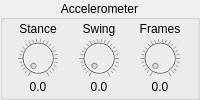
           <widget class="QGroupBox" name="groupBox_5">
            <property name="title">
             <string>Accelerometer</string>
            </property>
            <property name="alignment">
             <set>Qt::AlignCenter</set>
            </property>
            <layout class="QGridLayout" name="gridLayout">
             <property name="leftMargin">
              <number>0</number>
             </property>
             <property name="topMargin">
              <number>0</number>
             </property>
             <property name="rightMargin">
              <number>0</number>
             </property>
             <property name="bottomMargin">
              <number>2</number>
             </property>
             <property name="verticalSpacing">
              <number>0</number>
             </property>
             <item row="1" column="2">
              <widget class="QLabel" name="rl7">
               <property name="sizePolicy">
                <sizepolicy hsizetype="Minimum" vsizetype="Minimum">
                 <horstretch>0</horstretch>
                 <verstretch>0</verstretch>
                </sizepolicy>
               </property>
               <property name="minimumSize">
                <size>
                 <width>40</width>
                 <height>0</height>
                </size>
               </property>
               <property name="maximumSize">
                <size>
                 <width>40</width>
                 <height>16777215</height>
                </size>
               </property>
               <property name="text">
                <string>Swing</string>
               </property>
               <property name="alignment">
                <set>Qt::AlignCenter</set>
               </property>
              </widget>
             </item>
             <item row="1" column="3">
              <widget class="QLabel" name="rl8">
               <property name="sizePolicy">
                <sizepolicy hsizetype="Minimum" vsizetype="Minimum">
                 <horstretch>0</horstretch>
                 <verstretch>0</verstretch>
                </sizepolicy>
               </property>
               <property name="minimumSize">
                <size>
                 <width>40</width>
                 <height>0</height>
                </size>
               </property>
               <property name="maximumSize">
                <size>
                 <width>40</width>
                 <height>16777215</height>
                </size>
               </property>
               <property name="text">
                <string>Frames</string>
               </property>
               <property name="alignment">
                <set>Qt::AlignCenter</set>
               </property>
              </widget>
             </item>
             <item row="3" column="3">
              <widget class="QDial" name="rk8">
               <property name="enabled">
                <bool>false</bool>
               </property>
               <property name="sizePolicy">
                <sizepolicy hsizetype="Fixed" vsizetype="Minimum">
                 <horstretch>50</horstretch>
                 <verstretch>50</verstretch>
                </sizepolicy>
               </property>
               <property name="minimumSize">
                <size>
                 <width>40</width>
                 <height>40</height>
                </size>
               </property>
               <property name="maximumSize">
                <size>
                 <width>40</width>
                 <height>40</height>
                </size>
               </property>
               <property name="sizeIncrement">
                <size>
                 <width>0</width>
                 <height>0</height>
                </size>
               </property>
               <property name="toolTip">
                <string>&lt;html&gt;&lt;head/&gt;&lt;body&gt;&lt;p&gt;Minimum consecutive static frames before swing&lt;/p&gt;&lt;/body&gt;&lt;/html&gt;</string>
               </property>
               <property name="minimum">
                <number>0</number>
               </property>
               <property name="maximum">
                <number>100</number>
               </property>
               <property name="pageStep">
                <number>5</number>
               </property>
               <property name="value">
                <number>0</number>
               </property>
               <property name="sliderPosition">
                <number>0</number>
               </property>
               <property name="tracking">
                <bool>false</bool>
               </property>
               <property name="invertedAppearance">
                <bool>false</bool>
               </property>
               <property name="wrapping">
                <bool>false</bool>
               </property>
               <property name="notchesVisible">
                <bool>true</bool>
               </property>
              </widget>
             </item>
             <item row="3" column="2">
              <widget class="QDial" name="rk7">
               <property name="enabled">
                <bool>false</bool>
               </property>
               <property name="sizePolicy">
                <sizepolicy hsizetype="Fixed" vsizetype="Minimum">
                 <horstretch>40</horstretch>
                 <verstretch>40</verstretch>
                </sizepolicy>
               </property>
               <property name="minimumSize">
                <size>
                 <width>40</width>
                 <height>40</height>
                </size>
               </property>
               <property name="maximumSize">
                <size>
                 <width>40</width>
                 <height>40</height>
                </size>
               </property>
               <property name="sizeIncrement">
                <size>
                 <width>0</width>
                 <height>0</height>
                </size>
               </property>
               <property name="toolTip">
                <string>&lt;html&gt;&lt;head/&gt;&lt;body&gt;&lt;p&gt;Acceleration threshold to start swing (g)&lt;/p&gt;&lt;/body&gt;&lt;/html&gt;</string>
               </property>
               <property name="minimum">
                <number>0</number>
               </property>
               <property name="maximum">
                <number>100</number>
               </property>
               <property name="pageStep">
                <number>5</number>
               </property>
               <property name="value">
                <number>0</number>
               </property>
               <property name="sliderPosition">
                <number>0</number>
               </property>
               <property name="tracking">
                <bool>false</bool>
               </property>
               <property name="invertedAppearance">
                <bool>false</bool>
               </property>
               <property name="wrapping">
                <bool>false</bool>
               </property>
               <property name="notchesVisible">
                <bool>true</bool>
               </property>
              </widget>
             </item>
             <item row="3" column="1">
              <widget class="QDial" name="rk6">
               <property name="enabled">
                <bool>false</bool>
               </property>
               <property name="sizePolicy">
                <sizepolicy hsizetype="Fixed" vsizetype="Minimum">
                 <horstretch>40</horstretch>
                 <verstretch>40</verstretch>
                </sizepolicy>
               </property>
               <property name="minimumSize">
                <size>
                 <width>40</width>
                 <height>40</height>
                </size>
               </property>
               <property name="maximumSize">
                <size>
                 <width>40</width>
                 <height>40</height>
                </size>
               </property>
               <property name="sizeIncrement">
                <size>
                 <width>0</width>
                 <height>0</height>
                </size>
               </property>
               <property name="toolTip">
                <string>&lt;html&gt;&lt;head/&gt;&lt;body&gt;&lt;p&gt;Static frames acceleration threshold (g)&lt;/p&gt;&lt;/body&gt;&lt;/html&gt;</string>
               </property>
               <property name="minimum">
                <number>0</number>
               </property>
               <property name="maximum">
                <number>100</number>
               </property>
               <property name="pageStep">
                <number>5</number>
               </property>
               <property name="value">
                <number>0</number>
               </property>
               <property name="sliderPosition">
                <number>0</number>
               </property>
               <property name="tracking">
                <bool>false</bool>
               </property>
               <property name="invertedAppearance">
                <bool>false</bool>
               </property>
               <property name="wrapping">
                <bool>false</bool>
               </property>
               <property name="notchesVisible">
                <bool>true</bool>
               </property>
              </widget>
             </item>
             <item row="1" column="1">
              <widget class="QLabel" name="rl6">
               <property name="sizePolicy">
                <sizepolicy hsizetype="Minimum" vsizetype="Minimum">
                 <horstretch>0</horstretch>
                 <verstretch>0</verstretch>
                </sizepolicy>
               </property>
               <property name="minimumSize">
                <size>
                 <width>40</width>
                 <height>0</height>
                </size>
               </property>
               <property name="maximumSize">
                <size>
                 <width>40</width>
                 <height>16777215</height>
                </size>
               </property>
               <property name="text">
                <string>Stance</string>
               </property>
               <property name="alignment">
                <set>Qt::AlignCenter</set>
               </property>
              </widget>
             </item>
             <item row="4" column="2">
              <widget class="QLabel" name="rd7">
               <property name="sizePolicy">
                <sizepolicy hsizetype="Minimum" vsizetype="Minimum">
                 <horstretch>0</horstretch>
                 <verstretch>0</verstretch>
                </sizepolicy>
               </property>
               <property name="minimumSize">
                <size>
                 <width>40</width>
                 <height>0</height>
                </size>
               </property>
               <property name="maximumSize">
                <size>
                 <width>40</width>
                 <height>16777215</height>
                </size>
               </property>
               <property name="text">
                <string>0.0</string>
               </property>
               <property name="alignment">
                <set>Qt::AlignCenter</set>
               </property>
              </widget>
             </item>
             <item row="4" column="1">
              <widget class="QLabel" name="rd6">
               <property name="sizePolicy">
                <sizepolicy hsizetype="Minimum" vsizetype="Minimum">
                 <horstretch>0</horstretch>
                 <verstretch>0</verstretch>
                </sizepolicy>
               </property>
               <property name="minimumSize">
                <size>
                 <width>40</width>
                 <height>0</height>
                </size>
               </property>
               <property name="maximumSize">
                <size>
                 <width>40</width>
                 <height>16777215</height>
                </size>
               </property>
               <property name="text">
                <string>0.0</string>
               </property>
               <property name="alignment">
                <set>Qt::AlignCenter</set>
               </property>
              </widget>
             </item>
             <item row="4" column="3">
              <widget class="QLabel" name="rd8">
               <property name="sizePolicy">
                <sizepolicy hsizetype="Minimum" vsizetype="Minimum">
                 <horstretch>0</horstretch>
                 <verstretch>0</verstretch>
                </sizepolicy>
               </property>
               <property name="minimumSize">
                <size>
                 <width>40</width>
                 <height>0</height>
                </size>
               </property>
               <property name="maximumSize">
                <size>
                 <width>40</width>
                 <height>16777215</height>
                </size>
               </property>
               <property name="text">
                <string>0.0</string>
               </property>
               <property name="alignment">
                <set>Qt::AlignCenter</set>
               </property>
              </widget>
             </item>
            </layout>
           </widget>
